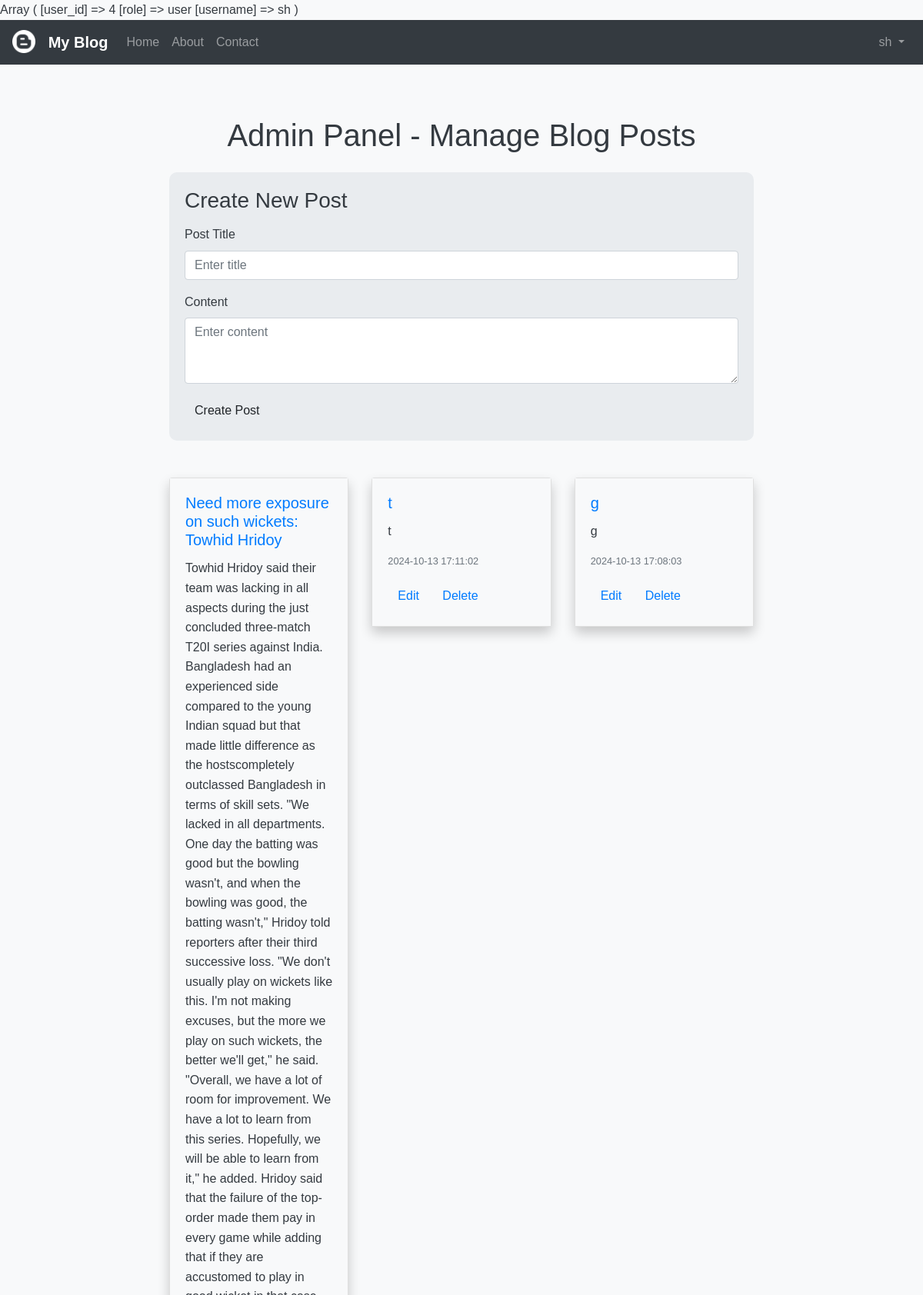
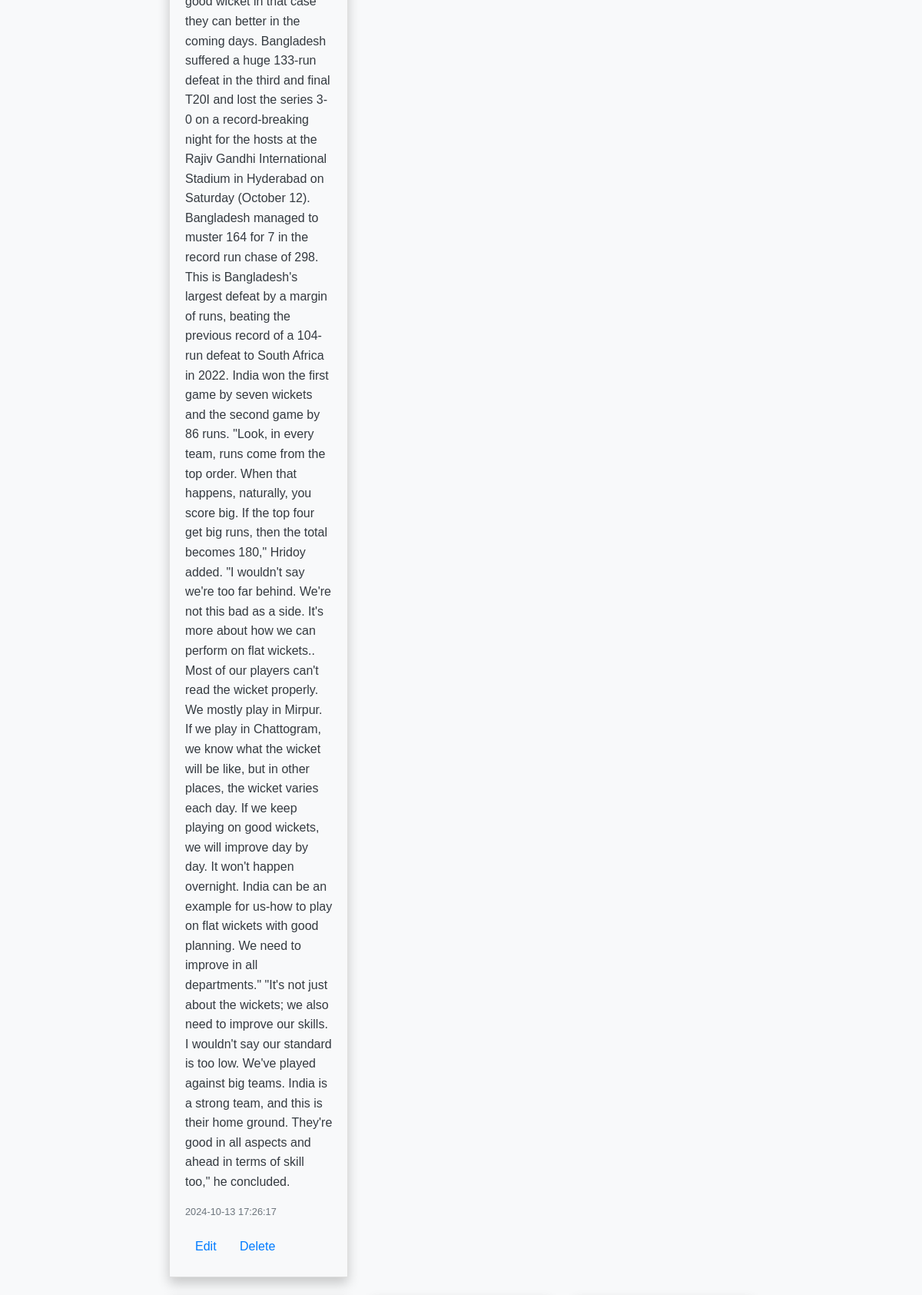
Screenshot of /admin.php (signed in, upper part) with the database file from the repository (2 pictures, top to bottom).
### tables this page shows
CREATE TABLE `posts` (
  `id` int(11) NOT NULL,
  `title` varchar(255) NOT NULL,
  `content` text NOT NULL,
  `created_at` timestamp NOT NULL DEFAULT current_timestamp(),
  `image` varchar(255) DEFAULT NULL,
  `category` varchar(50) NOT NULL
);

### admin.php (the view, shortened to what this page needs)
<?php
print_r($_SESSION);
include 'config.php';
?>
<!DOCTYPE html>
<html lang="en">
<head>
    <link href="https://maxcdn.bootstrapcdn.com/bootstrap/4.5.2/css/bootstrap.min.css" rel="stylesheet">
    <link rel="stylesheet" href="style.css">
</head>
<body>
<?php include 'nav.php'; ?>
<div class="container mt-5">
    <h1 class="text-center mb-4">Admin Panel - Manage Blog Posts</h1>
    <div class="create-form mb-5">
        <h3>Create New Post</h3>
        <form method="POST">
            <div class="form-group">
                <label for="title">Post Title</label>
                <input type="text" class="form-control" id="title" name="title" placeholder="Enter title" required>
            </div>
            <div class="form-group">
                <label for="content">Content</label>
                <textarea class="form-control" id="content" name="content" rows="3" placeholder="Enter content" required></textarea>
            </div>
            <button type="submit" name="create" class="btn btn-custom">Create Post</button>
        </form>
    </div>
    <div class="row">
        <?php
        $stmt = $pdo->query("SELECT * FROM posts ORDER BY created_at DESC");
        while ($row = $stmt->fetch()) {
            echo "
            <div class='col-md-4 mb-4'>
                <div class='card'>
                    <div class='card-body'>
                        <h5 class='card-title'>" . htmlspecialchars($row['title']) . "</h5>
                        <p class='card-text'>" . htmlspecialchars($row['content']) . "</p>
                        <p class='card-text'><small class='text-muted'>" . $row['created_at'] . "</small></p>
                        <button class='btn btn-link update-btn' data-toggle='modal' data-target='#updateModal" . $row['id'] . "'>Edit</button>
                        <a href='admin_panel.php?delete=" . $row['id'] . "' class='btn btn-link delete-btn' onclick='return confirm(\"Are you sure you want to delete this post?\");'>Delete</a>
                    </div>
                </div>
            </div>";
        }
        ?>
    </div>
</div>
</body>
</html>

### style.css (style rules this page uses)
* { margin: 0; padding: 0; box-sizing: border-box; }
body { font-family: Arial, sans-serif; line-height: 1.6; background-color: #f8f9fa; color: #343a40; }
.container { max-width: 800px; margin: auto; padding: 20px; }
h1, h2, h3, h4 { margin-bottom: 15px; }
.form-control { border: 1px solid #ced4da; border-radius: 0.25rem; }

### admin.php (style rules this page uses)
.card { border: none; border-radius: 15px; box-shadow: 0 8px 16px rgba(0, 0, 0, 0.2); transition: transform 0.3s ease-in-out; }
.card-title { color: #007bff; }
.card-body { background-color: #f8f9fa; }
.btn-custom { background-color: #007bff; color: white; border-radius: 20px; }
.delete-btn { color: #ff4d4d; }
.update-btn { color: #28a745; }
.create-form, .update-form { background-color: #e9ecef; padding: 20px; border-radius: 10px; }

### rows the page displays
posts: title "Need more exposure on such wickets: Towhid Hridoy", content "Towhid Hridoy said their team was lacking in all aspects during the just concluded three-match T20I series against India. Bangladesh had an experienced side compared to the young Indian squad but that made little difference as the hostscompletely outclassed Bangladesh in terms of skill sets. \"We lacked in all departments. One day the batting was good but the bowling wasn't, and when the bowling was good, the batting wasn't,\" Hridoy told reporters after their third successive loss. \"We don't usually play on wickets like this. I'm not making excuses, but the more we play on such wickets, the better we'll get,\" he said. \"Overall, we have a lot of room for improvement. We have a lot to learn…", created_at "2024-10-13 17:26:17"
posts: title "t", content "t", created_at "2024-10-13 17:11:02"
posts: title "g", content "g", created_at "2024-10-13 17:08:03"

### other values shown
$_SESSION['username'] "sh"
